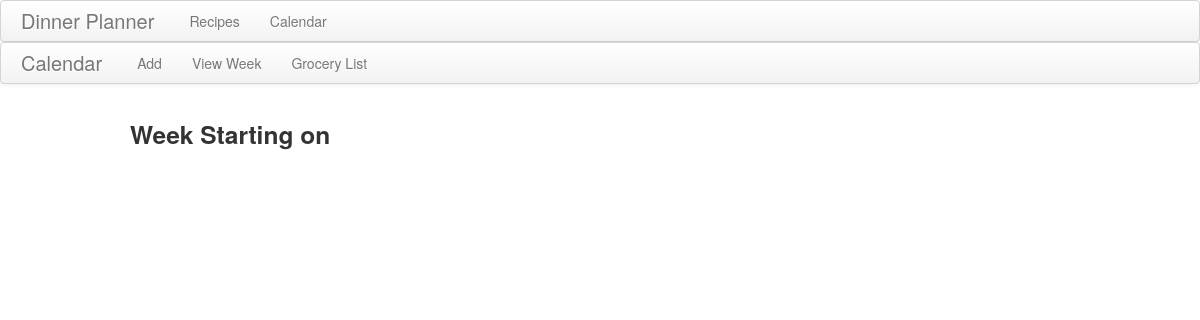
The app's page /calendar/view, older data.
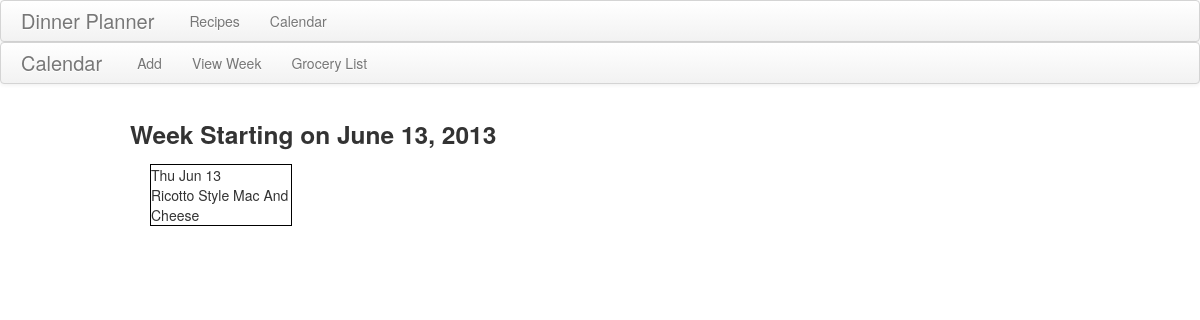
The same page, newer data.
### Calendar/models.py (models this page shows)
class CalendarObject(models.Model):
	date = models.DateField()
	recipe_id = models.CharField(max_length = 100)

### Calendar/views.py (the view)
def calendar_view(request):
	start_date = datetime.datetime.now()
	end_date = start_date + datetime.timedelta(days=7)
	events = c.objects.filter(date__range=[start_date, end_date])
	for event in events:
		event.recipe_id = id_to_name(event.recipe_id)
	context = {}
	context['events'] = events
	return render_to_response('calendar_view.html', context, context_instance = RequestContext(request))

### Calendar/views.py (called while the page is built)
def id_to_name(rid):
	recipe = r.objects.filter(pk=rid)[0]
	return recipe.title

### Calendar/templates/calendar_view.html
{% extends 'calendar_template.html'%}
{% block main %}
<h3>Week Starting on {{events.0.date}}</h3>
<div id="calendar_view">
	{% for event in events %}
	<div class="event span2">
		<div class="event_date">
			{{event.date|date:"D M d"}}
		</div>
		<div class="event_recipe">
			{{event.recipe_id}}
		</div>
	</div>
	{% endfor %}
</div>
{% endblock %}

Row changes from the older to the newer data that the page shows:
added CalendarObject: date "June 13, 2013", date "Thu Jun 13", recipe_id "Ricotto Style Mac And Cheese"
